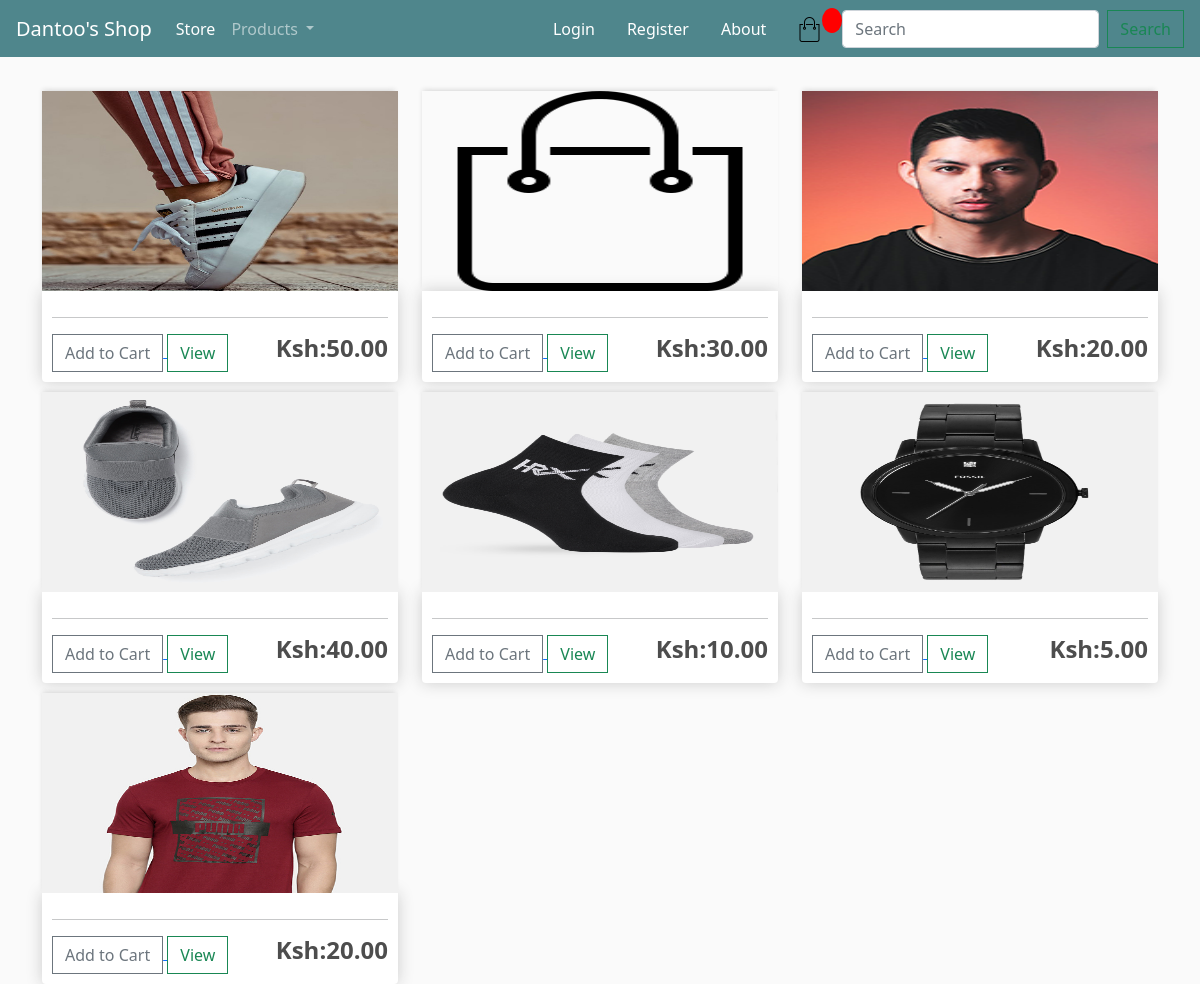
The page / on the database its author committed.
### core/models.py (models this page shows, shortened)
class Item(models.Model):
    title = models.CharField(max_length=50, blank=True, null=True)
    price = models.DecimalField(max_digits=5, decimal_places=2, blank=True, null=True)
    category = models.ForeignKey("Category", related_name='product', on_delete=models.CASCADE, blank=True, null=True)
    description = models.TextField(blank=True, null=True)
    image = models.ImageField(null=True, blank=True)
    slug = models.SlugField(max_length=50, blank=True, null=True)
    in_stock = models.BooleanField(default=True, blank=True, null=True)
    is_active = models.BooleanField(default=True, blank=True, null=True)
    created = models.DateTimeField(auto_now_add=True, blank=True, null=True)
    updated = models.DateTimeField(auto_now=True, blank=True, null=True)
    class Meta:
        verbose_name_plural = 'Products'
        ordering = ('-created',)
    @property
    def imageURL(self):
        try:
            url = self.image.url
        except:
            url = ''
        return url
    def get_absolute_url(self):
        return reverse('core:product_detail', args=[self.slug])
    def get_add_to_cart_url(self):
         return reverse('core:add-to-cart', kwargs={'slug': self.slug})

### core/views.py (the view)
# urls.py: path('', views.item_list, name='store'),
def item_list(request):
    search_product = request.GET.get('search')
    if search_product:
        products = Item.objects.filter(Q(title__icontains=search_product) & Q(slug__icontains=search_product, in_stock=True))
        return render(request, 'core/store.html', {'products': products})
    else:
        products = Item.objects.filter(in_stock=True)
        return render(request, 'core/store.html', {'products': products})

### core/models.py (called while the page is built)
    def get_absolute_url(self):
        return reverse("core:category_list", args=[self.slug])

### core/views.py (called while the page is built)
def categories(request):
    return {
        'categories': Category.objects.all()
    }

### core/templates/core/store.html (shortened to what this page needs)
{% extends 'core/main.html' %}
{% load static %}
{% block content %}
	<div class="row">
		{% for product in products %}
		<div class="col-lg-4">
			<img class="thumbnail" src="{{product.imageURL}}">
			<div class="box-element product">
				<hr>
				<a href="{{ product.get_add_to_cart_url }}">
					<button data-product="{{product.id}}" data-action="add" class="btn btn-outline-secondary add-btn update-cart">Add to Cart</button>
				</a>
				<a class="btn btn-outline-success" href="{{product.get_absolute_url}}">View</a>
				<h4 style="display: inline-block; float: right"><strong>Ksh:{{product.price}}</strong></h4>
			</div>
		</div>
		{% endfor %}
	</div>
{% endblock content %}

### core/templates/core/main.html (shortened to what this page needs)
<!DOCTYPE html>
{% load static %}
<head>
	<link rel="stylesheet" href="https://stackpath.bootstrapcdn.com/bootstrap/4.4.1/css/bootstrap.min.css">
	<link href="https://cdn.jsdelivr.net/npm/bootstrap@5.0.0-beta1/dist/css/bootstrap.min.css" rel="stylesheet">
	<link rel="stylesheet" type="text/css" href="{% static 'css/main.css' %}">
</head>
<body>
	<nav class="navbar navbar-expand-lg navbar-dark bg-dark">
	  <a class="navbar-brand" href="{% url 'core:store' %}">Dantoo's Shop</a>
	  <div class="collapse navbar-collapse" id="navbarSupportedContent">
	    <ul class="navbar-nav mr-auto">
	      <li class="nav-item active">
	        <a class="nav-link" href="{% url 'core:store' %}">Store <span class="sr-only">(current)</span></a>
	      </li>
		  <li class="nav-item dropdown">
			<a class="nav-link dropdown-toggle" href="#" id="navbarDropdown" role="button"
				data-bs-toggle="dropdown" aria-expanded="false">
				Products
			</a>
		</li>
	    </ul>
	    <div class="form-inline my-2 my-lg-0">
			{% if user.is_authenticated %}
				<a class="nav-itam nav-link text-white" href="{% url 'logout' %}">Logout</a>
			{% else %}
	     		<a class="nav-itam nav-link text-white" href="{% url 'login' %}">Login</a>
	     		<a class="nav-itam nav-link text-white" href="{% url 'register' %}">Register</a>
			 {% endif %}
			 <a class="nav-itam nav-link text-white" href="{% url 'core:aboutus' %}">About</a>
			 <a href="{% url 'core:cart' %}">
	    		<img  id="cart-icon" src="{% static 'images/cart.png' %}">
	    	</a>
	    	<p id="cart-total">{{count_cart_items }}</p>
			<form class="form-inline my-2 my-lg-0">
      			<input class="form-control mr-sm-2" type="search" placeholder="Search" aria-label="Search" name="search">
     			 <button class="btn btn-outline-success my-2 my-sm-0" type="submit">Search</button>
    		</form>
	    </div>
	  </div>
	</nav>
     <div class="container">
            <br>
            {% block content %}
            {% endblock content %}
         </div>
</body>
</html>

### static/css/main.css (style rules this page uses)
body { background-color: hsl(0, 0%, 98%); }
h1,h2,h3,h4,h5,h6 { color:hsl(0, 0%, 30%); }
.box-element { box-shadow:hsl(0, 0%, 80%) 0 0 16px; background-color: #fff; border-radius: 4px; padding: 10px; }
.thumbnail { width: 100%; height: 200px; -webkit-box-shadow: -1px -3px 5px -2px rgba(214,214,214,1); -moz-box-shadow: -1px -3px 5px -2px rgba(214,214,214,1); box-shadow: -1px -3px 5px -2px rgba(214,214,214,1); }
.product { border-radius: 0 0 4px 4px; }
.bg-dark { background-color: #4f868c!important; }
#cart-icon { width:25px; display: inline-block; margin-left: 15px; }
#cart-total { display: block; text-align: center; color:#fff; background-color: red; width: 20px; height: 25px; border-radius: 50%; font-size: 14px; }
.col-lg-4, .col-lg-6, .col-lg-8, .col-lg-12 { margin-top: 10px; }
.btn { border-radius: 0; }

### rows shown on the page
Item: imageURL (picture), price "50.00"
Item: imageURL (picture), price "30.00"
Item: imageURL (picture), price "20.00"
Item: imageURL (picture), price "40.00"
Item: imageURL (picture), price "10.00"
Item: imageURL (picture), price "5.00"
Item: imageURL (picture), price "20.00"
